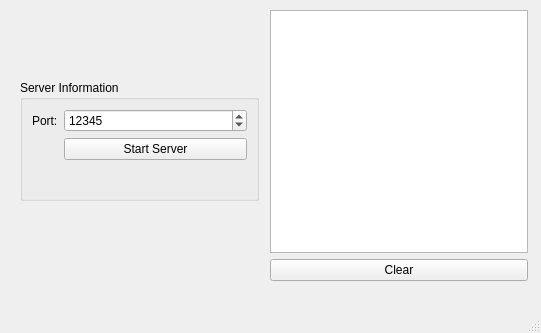
<?xml version="1.0" encoding="UTF-8"?>
<ui version="4.0">
 <class>MainWindow</class>
 <widget class="QMainWindow" name="MainWindow">
  <property name="geometry">
   <rect>
    <x>0</x>
    <y>0</y>
    <width>541</width>
    <height>333</height>
   </rect>
  </property>
  <property name="windowTitle">
   <string>Server</string>
  </property>
  <property name="styleSheet">
   <string notr="true">#lblConnectionStatus[state = &quot;0&quot;]{
	
	background-color: rgb(234, 0, 0);
}

#lblConnectionStatus[state = &quot;1&quot;]{
	
	background-color: rgb(67, 135, 100);
}
</string>
  </property>
  <widget class="QWidget" name="centralwidget">
   <widget class="QWidget" name="layoutWidget">
    <property name="geometry">
     <rect>
      <x>270</x>
      <y>10</y>
      <width>258</width>
      <height>271</height>
     </rect>
    </property>
    <layout class="QVBoxLayout" name="verticalLayout">
     <item>
      <widget class="QListWidget" name="lstConsole"/>
     </item>
     <item>
      <widget class="QPushButton" name="btnClear">
       <property name="text">
        <string>Clear</string>
       </property>
      </widget>
     </item>
    </layout>
   </widget>
   <widget class="QGroupBox" name="groupBox">
    <property name="geometry">
     <rect>
      <x>20</x>
      <y>80</y>
      <width>239</width>
      <height>121</height>
     </rect>
    </property>
    <property name="title">
     <string>Server Information</string>
    </property>
    <layout class="QFormLayout" name="formLayout">
     <item row="0" column="0">
      <widget class="QLabel" name="label">
       <property name="text">
        <string>Port:</string>
       </property>
      </widget>
     </item>
     <item row="0" column="1">
      <widget class="QSpinBox" name="spnServerPort">
       <property name="minimum">
        <number>1024</number>
       </property>
       <property name="maximum">
        <number>65535</number>
       </property>
       <property name="value">
        <number>12345</number>
       </property>
      </widget>
     </item>
     <item row="1" column="1">
      <widget class="QPushButton" name="btnStartServer">
       <property name="text">
        <string>Start Server</string>
       </property>
      </widget>
     </item>
     <item row="1" column="0">
      <widget class="QLabel" name="lblConnectionStatus">
       <property name="minimumSize">
        <size>
         <width>25</width>
         <height>25</height>
        </size>
       </property>
       <property name="maximumSize">
        <size>
         <width>25</width>
         <height>25</height>
        </size>
       </property>
       <property name="text">
        <string/>
       </property>
       <property name="state" stdset="0">
        <string>0</string>
       </property>
      </widget>
     </item>
    </layout>
   </widget>
  </widget>
  <widget class="QMenuBar" name="menubar">
   <property name="geometry">
    <rect>
     <x>0</x>
     <y>0</y>
     <width>541</width>
     <height>22</height>
    </rect>
   </property>
  </widget>
  <widget class="QStatusBar" name="statusbar"/>
 </widget>
 <resources/>
 <connections>
  <connection>
   <sender>btnClear</sender>
   <signal>clicked()</signal>
   <receiver>lstConsole</receiver>
   <slot>clear()</slot>
   <hints>
    <hint type="sourcelabel">
     <x>306</x>
     <y>241</y>
    </hint>
    <hint type="destinationlabel">
     <x>310</x>
     <y>183</y>
    </hint>
   </hints>
  </connection>
 </connections>
</ui>
